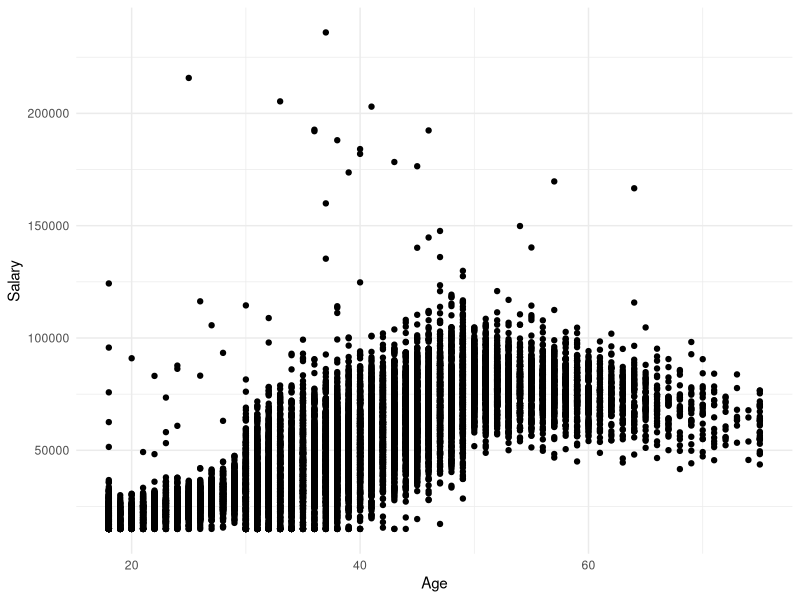
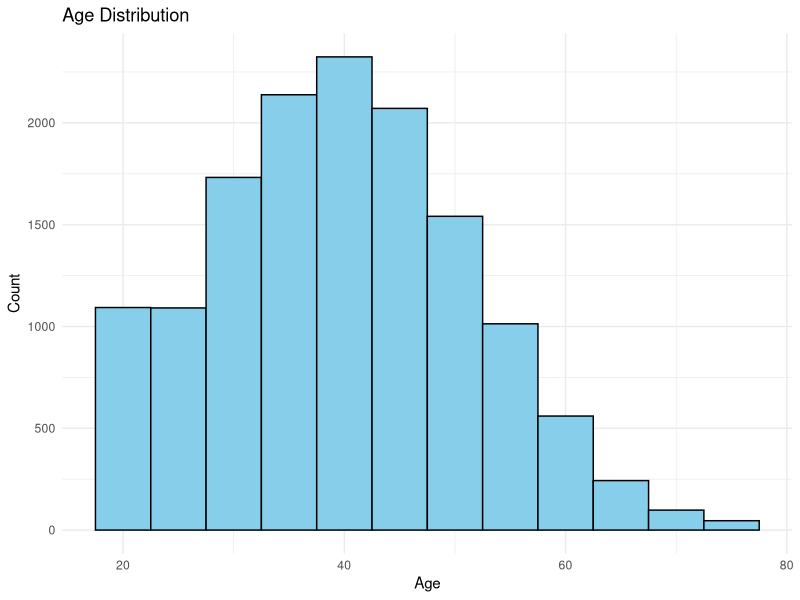
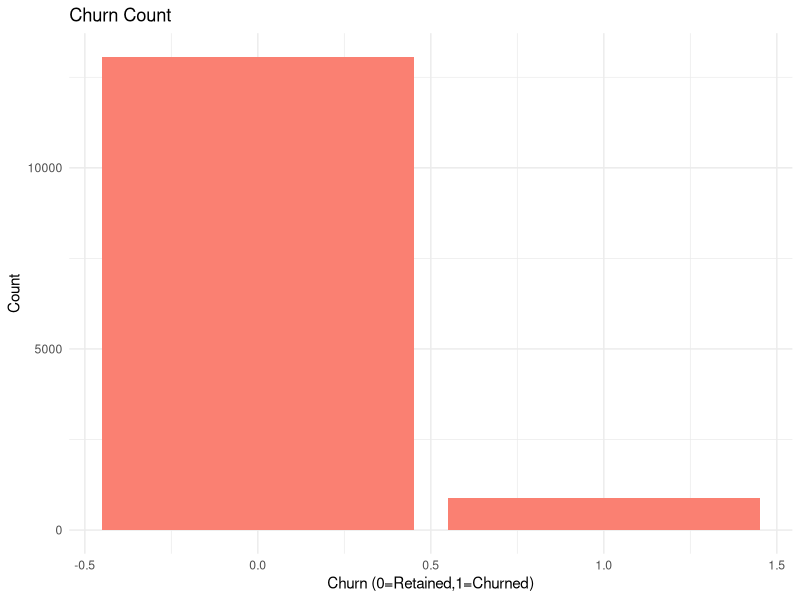
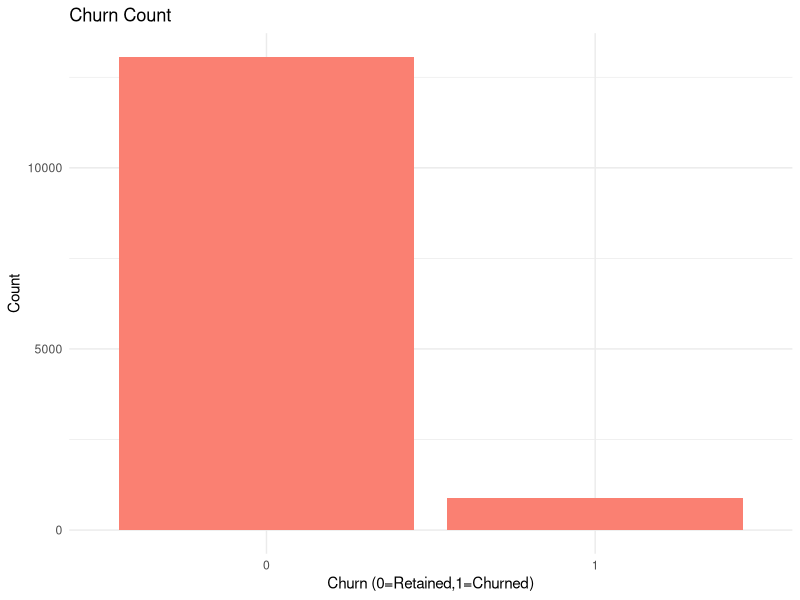
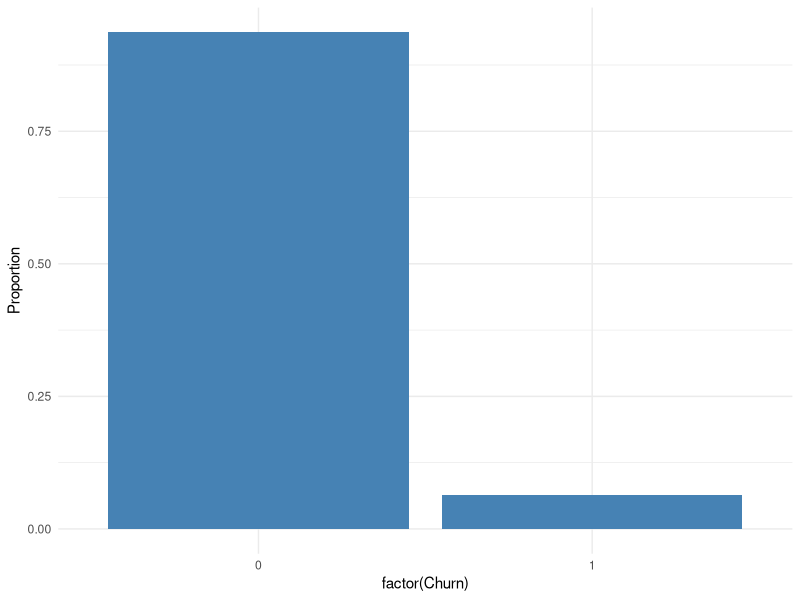
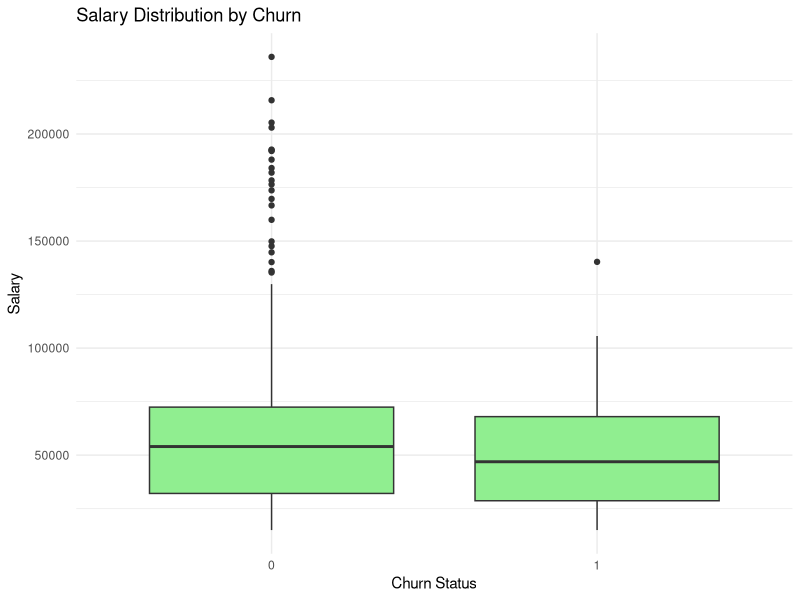
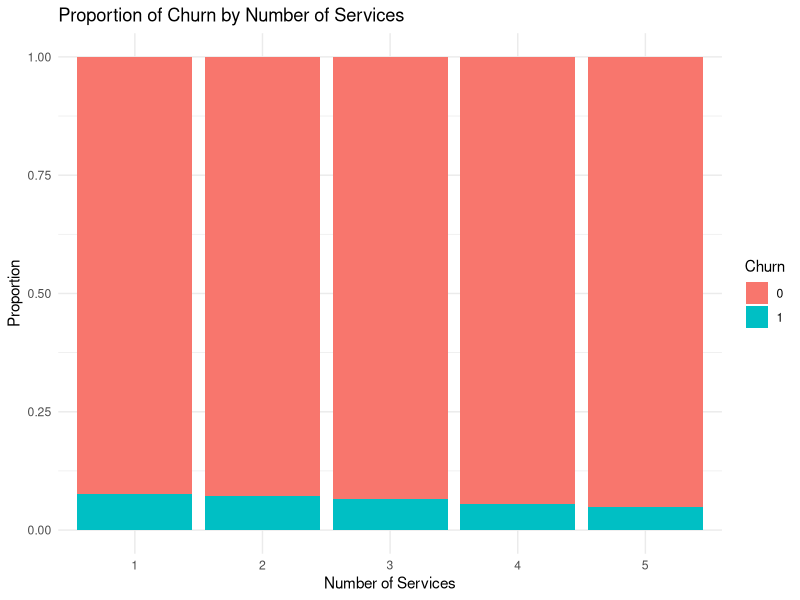

The R script that drew these images, in order:
################################################################################
# Week 3 Lab Reference Code
# Charles Z. Liu
################################################################################

# Load library
library(ggplot2)
library(dplyr)

# Read Data
customer_data <- read.csv("customer_data.csv", stringsAsFactors = FALSE)
str(customer_data)

# ggplot scatter
ggplot(customer_data, aes(x = Age, y = Salary)) +
  geom_point() +
  theme_minimal()


# Histogram
ggplot(customer_data, aes(x = Age)) +
  geom_histogram(binwidth = 5, 
                 fill = "skyblue", 
                 color = "black") +
  labs(title = "Age Distribution",
       x = "Age",
       y = "Count") +
  theme_minimal()



# Churn Histogram Analysis
ggplot(customer_data, aes(x = Churn)) +
  geom_bar(fill = "salmon") +
  labs(title = "Churn Count",
       x = "Churn (0=Retained,1=Churned)",
       y = "Count") +
  theme_minimal()

ggplot(customer_data, aes(x = factor(Churn))) +
  geom_bar(fill = "salmon") +
  labs(title = "Churn Count",
       x = "Churn (0=Retained,1=Churned)",
       y = "Count") +
  theme_minimal()

ggplot(customer_data, aes(x = factor(Churn))) +
  geom_bar(aes(y = ..prop.., group = 1),
           fill = "steelblue") +
  ylab("Proportion") +
  theme_minimal()


# Discuss the difference
ggplot(customer_data, aes(x = factor(Churn), y = Salary)) +
  geom_boxplot(fill = "lightgreen") +
  labs(title = "Salary Distribution by Churn",
       x = "Churn Status",
       y = "Salary") +
  theme_minimal()

# Computing
mean(customer_data$Salary)
median(customer_data$Salary)


# Relationship between Churn and service volume
ggplot(customer_data, aes(x = factor(E_IND), fill = factor(Churn))) +
  geom_bar(position = "fill") +
  labs(title = "Proportion of Churn by Number of Services",
       x = "Number of Services",
       y = "Proportion",
       fill = "Churn") +
  theme_minimal()


# Compute the AverageSalary
library(dplyr)
customer_data %>%
  group_by(Churn) %>%
  summarise(AverageSalary = mean(Salary, na.rm = TRUE))
